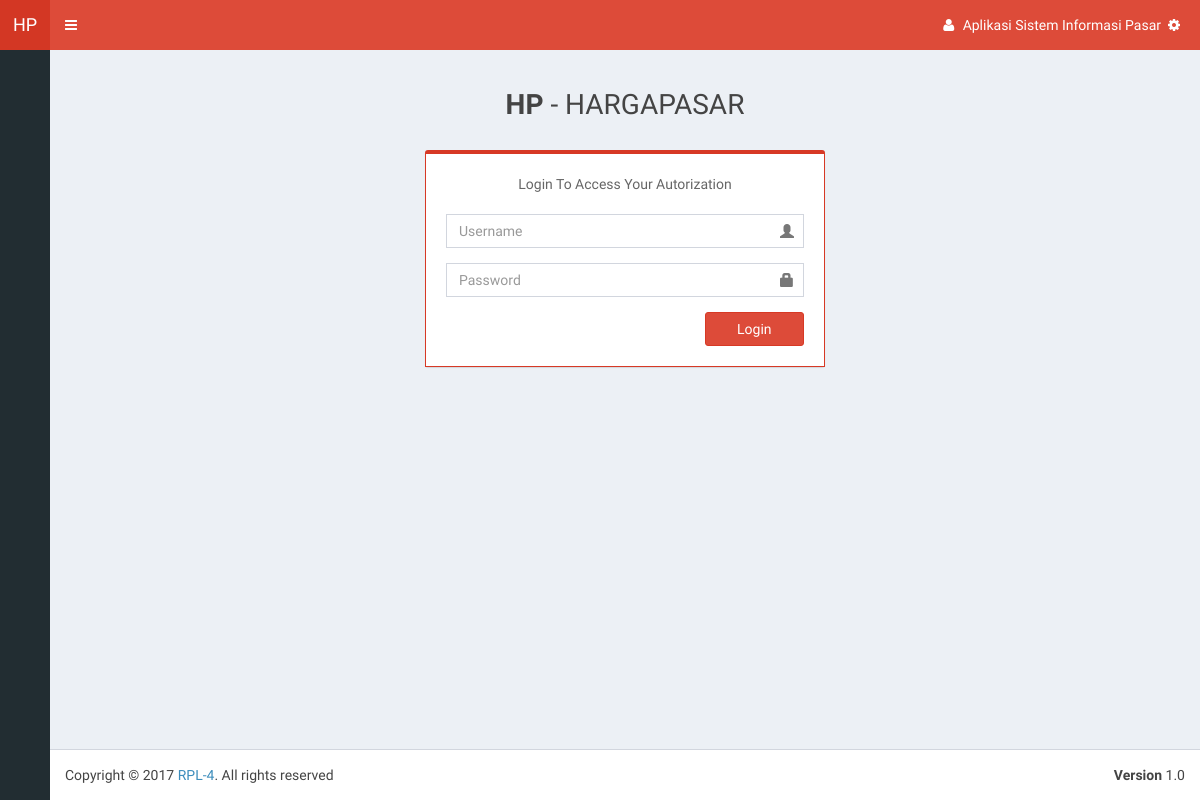
Screenshot of /Sources/admin/index.php with the database file from the repository.
### tables this page shows
CREATE TABLE `tb_config` (
  `id_app` varchar(1) NOT NULL,
  `nama_app` varchar(16) NOT NULL,
  `desc_app` varchar(64) NOT NULL,
  `alias_app` varchar(3) NOT NULL,
  `logo` varchar(255) NOT NULL,
  `url_app` varchar(64) NOT NULL,
  `anchor_app` varchar(64) NOT NULL
);

### Sources/admin/index.php (the view, shortened to what this page needs)
<?php
	$App=mysql_query("SELECT * FROM tb_config WHERE id_app='1'");
	$set=mysql_fetch_array($App);
?>
<!DOCTYPE html>
<html>
<head>
	<link rel="stylesheet" href="bootstrap/css/bootstrap.min.css">
	<link rel="stylesheet" href="bootstrap/css/bootstrap.css">
	<link rel="stylesheet" href="dist/css/font-awesome.min.css">
	<link rel="stylesheet" href="dist/css/ionicons.min.css">
	<link rel="stylesheet" href="dist/css/AdminLTE.min.css">
	<link rel="stylesheet" href="dist/css/AdminLTE.css">
	<link rel="stylesheet" href="dist/css/skins/_all-skins.min.css">
	<link rel="stylesheet" href="plugins/iCheck/flat/blue.css">
	<link rel="stylesheet" href="plugins/iCheck/square/blue.css">
	<link rel="stylesheet" href="plugins/morris/morris.css">
	<link rel="stylesheet" href="plugins/jvectormap/jquery-jvectormap-1.2.2.css">
	<link rel="stylesheet" href="plugins/datepicker/bootstrap-datetimepicker.min.css">
	<link rel="stylesheet" href="plugins/bootstrap-wysihtml5/bootstrap3-wysihtml5.min.css">
</head>
<body class="hold-transition skin-red fixed sidebar-collapse sidebar-mini">
<div class="wrapper">
	<header class="main-header">
		<a href="index.php" class="logo"><span class="logo-mini"><?php echo $set['alias_app']?></span><span class="logo-lg"><?php echo $set['nama_app']?></span></a>
		<nav class="navbar navbar-static-top" role="navigation">
			<a href="#" class="sidebar-toggle" data-toggle="offcanvas" role="button"><span class="sr-only">Toggle navigation</span></a>
			<div class="navbar-custom-menu">
				<ul class="nav navbar-nav">
					<li class="dropdown user user-menu">
						<a href="#" class="dropdown-toggle" data-toggle="dropdown">
							<i class="fa fa-user"></i>
							<span class="hidden-xs"><?php echo $set['desc_app']?></span> &nbsp;<i class="fa fa-gear"></i>
						</a>
					</li>
				</ul>
			</div>
		</nav>
	</header>
	<div class="content-wrapper">
		<section class="content">
			<?php
				$page = (isset($_GET['page']))? $_GET['page'] : "main";
				switch ($page) {
					default : include 'pages/login/form-login.php';
				}
			?>
		</section>
	</div>
	<footer class="main-footer">
		<div class="pull-right hidden-xs"><b>Version</b> 1.0</div>
		Copyright &copy; 2017 <a href="<?php echo $set['url_app']?>" target="_blank"><?php echo $set['anchor_app']?></a>. All rights reserved
	</footer>
</div>
</body>
</html>

### Sources/admin/pages/login/form-login.php (shortened to what this page needs)
<?php
	$App=mysql_query("SELECT * FROM tb_config WHERE id_app='1'");
	$set=mysql_fetch_array($App);
?>
<div class="login-box">
	<div class="login-logo">
		<a href="index.php"><b><?php echo $set['alias_app']?></b> - HARGAPASAR</a>
	</div>
	<div class="box box-primary">
		<div class="login-box-body">
			<p class="login-box-msg">Login To Access Your Autorization</p>
			<form action="index.php?page=act-login&op=in" method="POST">
				<div class="form-group has-feedback">
					<input type="text" name="id_user" class="form-control" placeholder="Username"><span class="glyphicon glyphicon-user form-control-feedback"></span>
				</div>
				<div class="form-group has-feedback">
					<input type="password" name="password" class="form-control" placeholder="Password"><span class="glyphicon glyphicon-lock form-control-feedback"></span>
				</div>
				<div class="row">
					<div class="col-xs-8"></div>
					<div class="col-xs-4">
					  <button type="submit" class="btn btn-danger btn-block">Login</button>
					</div>
				</div>
			</form>
		</div>
	</div>
</div>

### rows the page displays
tb_config: alias_app "HP", desc_app "Aplikasi Sistem Informasi Pasar", anchor_app "RPL-4"
